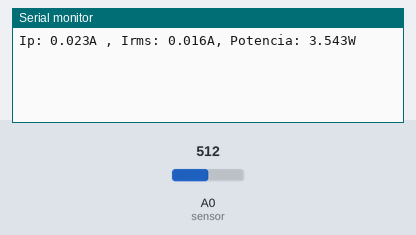
Recording of a sketch running on a simulated Arduino Uno, built with avr-gcc and run on an emulated ATmega328P. On the bench: the last lines printed to the serial monitor. The test bench sets the inputs (shaded band); at power-on: A0 (sensor) = 512.

Above: at 1.2 s.
1.3 s: A0 (sensor) set to 490
At 2.3 s:
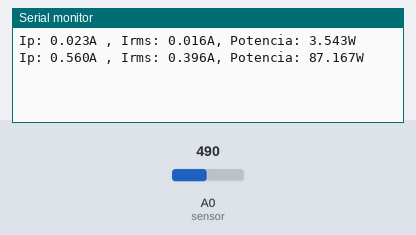
2.8 s: A0 (sensor) set to 510
At 4.1 s:
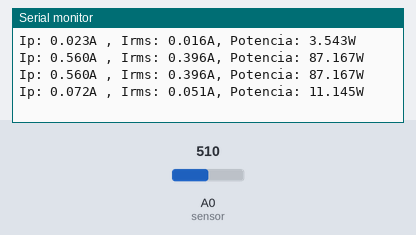
Timing chart, 0 to 5.8 s (numbered marks = the images above; inputs shaded):
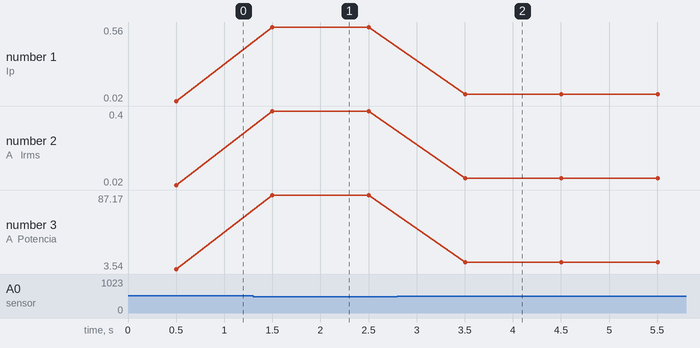

The sketch:

ACS712-20A.ino
```cpp
float Sensibilidad=0.100; //sensibilidad en V/A para nuestro sensor
float offset=0.100; // Equivale a la amplitud del ruido
void setup() {

  Serial.begin(9600);
}

void loop() {

  float Ip=get_corriente();//obtenemos la corriente pico
  float Irms=Ip*0.707; //Intensidad RMS = Ipico/(2^1/2)
  float P=Irms*220.0; // P=IV watts
  Serial.print("Ip: ");
  Serial.print(Ip,3);
  Serial.print("A , Irms: ");
  Serial.print(Irms,3);
  Serial.print("A, Potencia: ");
  Serial.print(P,3);
  Serial.println("W");
  delay(500);
}

float get_corriente()
{
  float voltajeSensor;
  float corriente=0;
  long tiempo=millis();
  float Imax=0;
  float Imin=0;
  while(millis()-tiempo<500)//realizamos mediciones durante 0.5 segundos
  {
    voltajeSensor = analogRead(A0) * (5.0 / 1023.0);//lectura del sensor
    corriente=0.9*corriente+0.1*((voltajeSensor-2.527)/Sensibilidad); //Ecuación  para obtener la corriente
    if(corriente>Imax)Imax=corriente;
    if(corriente<Imin)Imin=corriente;
  }
  return(((Imax-Imin)/2)-offset);
}
```

Measured:
- after the input at 1.3 s, the serial monitor: prints a new line after 0.20 s (image 1)
- after the input at 2.8 s, the serial monitor: prints a new line after 0.70 s (image 2)
- plotted number 1: 0.02 → 0.56 after the input at 1.3 s, 0.56 → 0.07 after the input at 2.8 s
- plotted number 2: 0.02 → 0.4 after the input at 1.3 s, 0.4 → 0.05 after the input at 2.8 s
- plotted number 3: 3.54 → 87.17 after the input at 1.3 s, 87.17 → 11.14 after the input at 2.8 s
